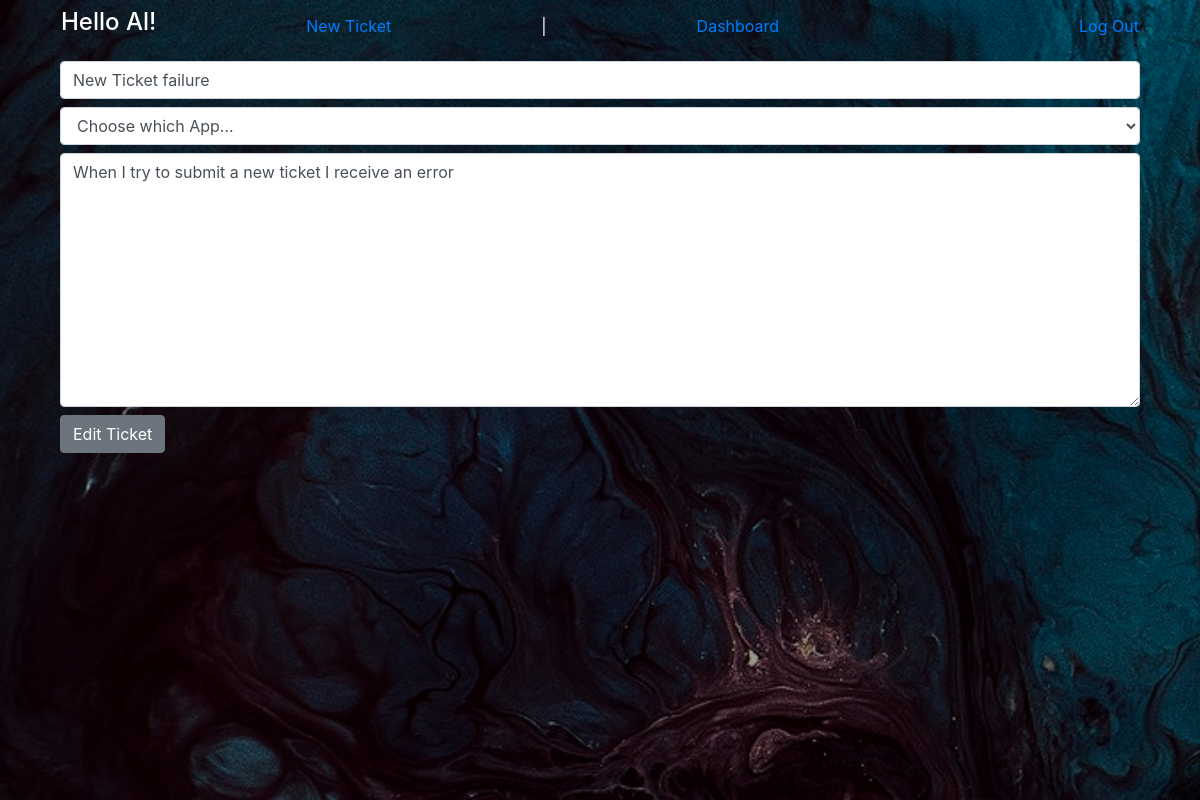
The page /edit/6 (signed in) on the database its author committed.
### bug/models.py (models this page shows)
class User(models.Model):
    first_name = models.CharField(max_length=45)
    last_name = models.CharField(max_length=45)
    email = models.CharField(max_length=45)
    password = models.CharField(max_length=255)
    admin = models.IntegerField(default=0)
    created_at = models.DateTimeField(auto_now_add=True)
    updated_at = models.DateTimeField(auto_now=True)
    objects = UserManager()

class Ticket(models.Model):
    name = models.CharField(max_length=45)
    app = models.CharField(max_length=45)
    description = models.TextField()
    creator = models.ForeignKey(User, related_name="submitter", on_delete = models.CASCADE)
    action_phase = models.IntegerField(default=0)
    created_at = models.DateTimeField(auto_now_add=True)
    updated_at = models.DateTimeField(auto_now=True)
    objects = TicketManager()

### bug/views.py (the view)
# urls.py: path('edit/<id>', views.edit_ticket),
def edit_ticket(request, id):
    context = {
        'user' : User.objects.get(id = request.session['userid']),
        'ticket' : Ticket.objects.get(id = id)
    }
    return render(request, 'edit_ticket.html', context)

### bug/templates/edit_ticket.html (shortened to what this page needs)
<!DOCTYPE html>
<html lang="en">
<head>
    <link rel="stylesheet" href="https://stackpath.bootstrapcdn.com/bootstrap/4.3.1/css/bootstrap.min.css">
    <link rel="stylesheet" href="../static/new_ticket.css">
</head>
<body>
    <div class="wrapper">
        <div class="container">
            <div class="navbar">
                <h4 class="text-white">Hello {{ user.first_name }}!</h4>
                <p class="align-middle m-0">
                    <a href="/new-ticket">New Ticket</a>
                    <p class="text-white m-0">|</p>
                    <a href="/dashboard">Dashboard</a>
                </p>
                <a href="/logout">Log Out</a>
            </div>
            <div class="container form-group">
                <form action="/edit/{{ ticket.id }}/1" method="post">
                    <input type="text" name="ticket_name" class="form-control mt-2 mb-2" placeholder="Bug Name" value="{{ ticket.name }}">
                    <select name="app" id="bug_app" class="form-control mt-2 mb-2">
                        <option value="null">Choose which App...</option>
                    </select>
                    <textarea name="description" id="" cols="30" rows="10" placeholder="Bug Description" class="form-control mt-2 mb-2">{{ ticket.description }}</textarea>
                    <button type="submit" class="btn btn-secondary">Edit Ticket</button>
                </form>
            </div>
        </div>
    </div>
</body>
</html>

### bug/static/new_ticket.css (style rules this page uses)
.wrapper { height: 100%; width: 100%; background-image: linear-gradient(rgba(0,0,0,0.4),rgba(0,0,0,0.4)), url('../static/images/background.jpg'); background-position: center; background-size: cover; position: absolute; }

### rows shown on the page
User: first_name "Al"
Ticket: ticket_name "New Ticket failure", description "When I try to submit a new ticket I receive an error"
